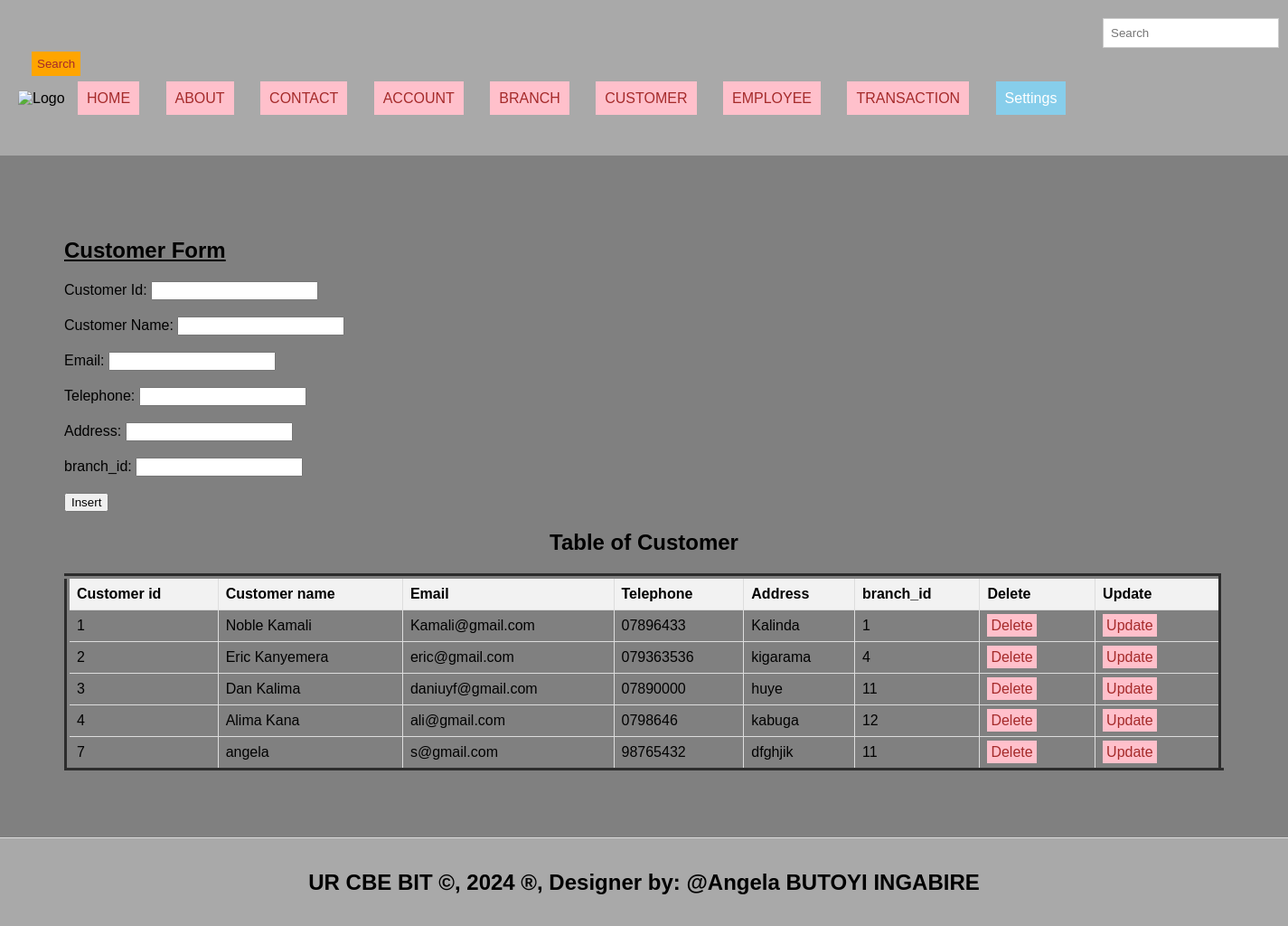
/customer.php, run on the app's committed database.
### tables this page shows
CREATE TABLE `customer` (
  `Customer_id` int(11) NOT NULL,
  `Customer_name` varchar(34) DEFAULT NULL,
  `Email` varchar(56) DEFAULT NULL,
  `Telephone` varchar(11) DEFAULT NULL,
  `Address` varchar(211) DEFAULT NULL,
  `branch_id` int(11) DEFAULT NULL
);

### customer.php (the view, shortened to what this page needs)
<!DOCTYPE html>
<html lang="en">
<head>
  <link rel="stylesheet" type="text/css" href="style.css" title="style 1" media="screen, tv, projection, handheld, print"/>
  </head>
  <header>
<body bgcolor="#808080" ;>
  <form class="d-flex" role="search" action="search.php">
      <input class="form-control me-2" type="search" placeholder="Search" aria-label="Search"name="query">
      <button class="btn btn-outline-success" type="submit">Search</button>
    </form>
  <ul style="list-style-type: none; padding: 0;">
    <li style="display: inline; margin-right: 10px;">
    <img src="./images/bank-vector-icon.jpg" width="90" height="60" alt="Logo">
  </li>
    <li style="display: inline; margin-right: 10px;"><a href="./home.html">HOME</a>
  </li>
    <li style="display: inline; margin-right: 10px;"><a href="./about.html">ABOUT</a>
  </li>
    <li style="display: inline; margin-right: 10px;"><a href="./contact.html">CONTACT</a>
  </li>
    <li style="display: inline; margin-right: 10px;"><a href="./account.php">ACCOUNT</a>
  </li>
    <li style="display: inline; margin-right: 10px;"><a href="./branch.php">BRANCH</a>
  </li>
    <li style="display: inline; margin-right: 10px;"><a href="./customer.php">CUSTOMER</a>
  </li>
    <li style="display: inline; margin-right: 10px;"><a href="./employee.php">EMPLOYEE</a>
  </li>
  <li style="display: inline; margin-right: 10px;"><a href="./transaction.php">TRANSACTION</a>
  </li>
    <li class="dropdown" style="display: inline; margin-right: 10px;">
      <a href="#" style="padding: 10px; color: white; background-color: skyblue; text-decoration: none; margin-right: 15px;">Settings</a>
    </li><br><br>
  </ul>
</header>
<section>
    <h1><u> Customer Form </u></h1>
    <form method="post" onsubmit="return confirmInsert();">
        <label for="Customer_id">Customer Id:</label>
        <input type="number" id="cid" name="cid"><br><br>
        <label for="Customer_name">Customer Name:</label>
        <input type="text" id="cname" name="cname" required><br><br>
        <label for="Email">Email:</label>
        <input type="email" id="eml" name="eml" required><br><br>
        <label for="Telephone">Telephone:</label>
        <input type="number" id="tlphn" name="tlphn" required><br><br>
        <label for="Address">Address:</label>
        <input type="text" id="adrss" name="adrss" required><br><br>
        <label for="branch_id">branch_id:</label>
        <input type="number" id="braid" name="braid" required><br><br>
        <input type="submit" name="add" value="Insert">
    </form>
<!DOCTYPE html>
<html>
<head>
</head>
<body>
    <center><h2>Table of Customer</h2></center>
    <table border="6">
        <tr>
            <th>Customer id</th>
            <th>Customer name </th>
            <th>Email</th>
            <th>Telephone</th>
            <th>Address</th>
            <th>branch_id</th>
            <th>Delete</th>
            <th>Update</th>
        </tr>
        <?php
        include('database_connection.php');
        $sql = "SELECT * FROM customer";
        $result = $connection->query($sql);
        if ($result->num_rows > 0) {
            while ($row = $result->fetch_assoc()) {
                $cid = $row['Customer_id'];
                echo "<tr>
                    <td>" . $row['Customer_id'] . "</td>
                    <td>" . $row['Customer_name'] . "</td>
                    <td>" . $row['Email'] . "</td>
                    <td>" . $row['Telephone'] . "</td>
                    <td>" . $row['Address'] . "</td>
                    <td>" . $row['branch_id'] . "</td>
                    <td><a style='padding:4px' href='delete_Customer.php?Customer_id=$cid'>Delete</a></td>
                    <td><a style='padding:4px' href='update_Customer.php?Customer_id=$cid'>Update</a></td>
                </tr>";
            }
        } else {
            echo "<tr><td colspan='6'>No data found</td></tr>";
        }
        ?>
    </table>
</body>
    </section>
<footer>
  <center>
    <b><h2>UR CBE BIT &copy, 2024 &reg, Designer by: @Angela BUTOYI INGABIRE</h2></b>
  </center>
</footer>
</body>
</html>

### style.css (style rules this page uses)
body { font-family: Arial, sans-serif; margin: 0; padding: 0; }
.form-control { padding: 8px; margin-left: 4px; border: 1px solid #ccc; }
.btn { padding: 6px; background-color: orange; color: brown; border: none; }
.dropdown { position: relative; display: inline; margin-right: 10px; }
body { font-family: Arial,sans-serif; margin:0; padding:0; }
header { background-color:darkgray; padding: 20px; }
.dropdown { position: right; display:right; direction:rtl; }
section { padding:28px; border-bottom: 1px solid #ddd; }
footer { text-align: center; padding: 15px; background-color:darkgray; }

### customer.php (style rules this page uses)
a { padding: 10px; color: white; background-color: pink; text-decoration: none; margin-right: 15px; }
a:link { color: brown; }
button.btn { margin-left: 15px; margin-top: 4px; }
input.form-control { margin-left: 1200px; padding: 8px; }
section { padding:71px; border-bottom: 1px solid #ddd; }
footer { text-align: center; padding: 15px; background-color:darkgray; }
table { width: 100%; border-collapse: collapse; }
th, td { border: 1px solid #ddd; padding: 8px; text-align: left; }
th { background-color: #f2f2f2; }

### data on the page
customer: Customer_id "1", Customer_name "Noble Kamali", Email "Kamali@gmail.com", Telephone "07896433", Address "Kalinda", branch "1"
customer: Customer_id "2", Customer_name "Eric Kanyemera", Email "eric@gmail.com", Telephone "079363536", Address "kigarama", branch "4"
customer: Customer_id "3", Customer_name "Dan Kalima", Email "daniuyf@gmail.com", Telephone "07890000", Address "huye", branch "11"
customer: Customer_id "4", Customer_name "Alima Kana", Email "ali@gmail.com", Telephone "0798646", Address "kabuga", branch "12"
customer: Customer_id "7", Customer_name "angela", Email "s@gmail.com", Telephone "98765432", Address "dfghjik", branch "11"
